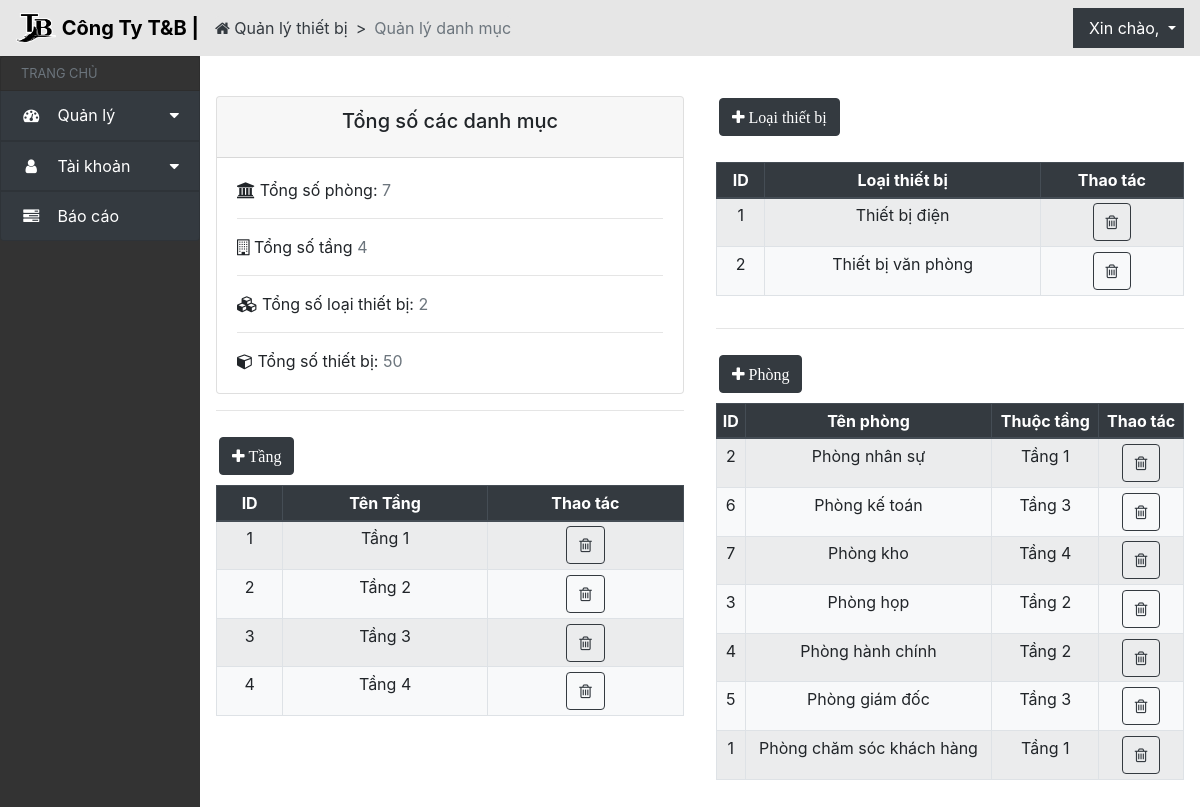
Page /vitri/ on the committed database.
### QLthietbi_app/models.py (models this page shows, shortened)
class Tang(models.Model):
    ten_tang = models.CharField(max_length=10,verbose_name='Số tầng')
    class meta:
        ordering = ['-ten_tang']
        verbose_name_plural = 'Tầng'
    def __str__(self):
        return self.ten_tang

class LoaiThietBi(models.Model):
    ten_loaithietbi = models.CharField(max_length=30, verbose_name='Tên loại thiết bị')
    class Meta:
        ordering = ['-ten_loaithietbi']
        verbose_name_plural = 'Loại thiết bị'

class Phong(models.Model):
    tang = models.ForeignKey(Tang, on_delete=models.CASCADE, verbose_name='Tầng')
    ten_phong = models.CharField(max_length=30, verbose_name='Tên phòng')
    class Meta:
        ordering = ['-ten_phong']
        verbose_name_plural = 'Phòng'

### QLthietbi_app/views.py (the view)
# urls.py: path('vitri/', views.render_vitri_thietbi, name='render_vitri_thietbi'),
def render_vitri_thietbi(request):
    listPhong = Phong.objects.all()
    listTang = Tang.objects.all()
    listLoaiThietBi = LoaiThietBi.objects.all()
    ThietBiCount = ThietBi.objects.all().count()
    LoaiForm = LoaiThietBiForm()
    Phongform = PhongForm()
    Tangform = TangForm()
    return render(request, 'vitri_thietbi.html', {'listPhong': listPhong, 'listTang': listTang, 'listLoaiThietBi': listLoaiThietBi, 'ThietBiCount': ThietBiCount, 'LoaiForm': LoaiForm, 'Phongform': Phongform, 'Tangform': Tangform})

### QLthietbi_app/templates/vitri_thietbi.html (shortened to what this page needs)
{% extends 'header_vitri.html' %}
{% block content %}
<div class="col-5 p-md-3">
    <br />
    <div class="card">
        <div class="card-header">
            <h5 class="card-title text-center">Tổng số các danh mục</h5>
        </div>
        <div class="card-body">
            <a><i class="fa fa-university" aria-hidden="true"></i> Tổng số phòng: <span class="text-muted">{{ listPhong.count }}</span></a>
            <hr />
            <a><i class="fa fa-building-o" aria-hidden="true"></i> Tổng số tầng <span class="text-muted">{{ listTang.count }}</span></a>
            <hr />
            <a><i class="fa fa-cubes" aria-hidden="true"></i> Tổng số loại thiết bị: <span class="text-muted">{{ listLoaiThietBi.count }}</span></a>
            <hr />
            <a><i class="fa fa-cube" aria-hidden="true"></i> Tổng số thiết bị: <span class="text-muted">{{ ThietBiCount }}</span></a>
        </div>
    </div>
    <hr />
    <div class="row element-button">
        <div class="px-3 py-2 pr-1">
            <button type="button" class="btn btn-dark" data-toggle="modal" data-target="#tangModal">
                <i class="fa fa-plus" aria-hidden="true"> Tầng</i>
            </button>
        </div>
    </div>
    <div class="table-responsive">
        <table id="tang-table" class="table table-sm table-striped bg-light table-condensed table-bordered">
            <thead class="thead-dark">
                <th class="text-center">ID</th>
                <th class="text-center">Tên Tầng</th>
                <th class="text-center">Thao tác</th>
            </thead>
            <tbody>
                {% csrf_token %} {% for Tang in listTang %}
                <tr>
                    <td class="text-center">{{ Tang.id }}</td>
                    <td class="text-center">Tầng {{ Tang.ten_tang }}</td>
                    {% include "xacnhanxoa_tang_modal.html" %}
                    <td class="text-center">
                        <a class="btn btn-outline-dark" data-placement="top" title="Xóa tầng" data-target="#confirmDeleteTangModal-{{ Tang.pk }}" data-toggle="modal" data-tooltip="tooltip" id="delete-item">
                            <i class="fa fa-trash-o" aria-hidden="true"></i>
                        </a>
                    </td>
                </tr>
                {% endfor %}
            </tbody>
        </table>
    </div>
</div>
<div class="col-5 p-md-3">
    <div class="row element-button">
        <div class="px-3 py-4 pr-1">
            <button type="button" class="btn btn-dark" data-toggle="modal" data-target="#loaithietbiModal">
                <i class="fa fa-plus" aria-hidden="true"> Loại thiết bị</i>
            </button>
        </div>
    </div>
    <div class="table-responsive">
        <table id="loai-table" class="table table-sm table-striped bg-light table-condensed table-bordered">
            <thead class="thead-dark">
                <th class="text-center">ID</th>
                <th class="text-center">Loại thiết bị</th>
                <th class="text-center">Thao tác</th>
            </thead>
            <tbody>
                {% csrf_token %} {% for LoaiThietBi in listLoaiThietBi %}
                <tr>
                    <td class="text-center">{{ LoaiThietBi.id }}</td>
                    <td class="text-center">{{ LoaiThietBi.ten_loaithietbi }}</td>
                    <td class="text-center">
                        <a class="btn btn-outline-dark" data-placement="top" title="Xóa loại thiết bị" data-tooltip="tooltip" href="{% url 'QLthietbi_app:xoa_loai_thiet_bi' LoaiThietBi.pk %}">
                            <i class="fa fa-trash-o" aria-hidden="true"></i>
                        </a>
                    </td>
                </tr>
                {% endfor %}
            </tbody>
        </table>
    </div>
    <hr />
    <div class="row element-button">
        <div class="px-3 py-2 pr-1">
            <button type="button" class="btn btn-dark" data-toggle="modal" data-target="#phongModal">
                <i class="fa fa-plus" aria-hidden="true"> Phòng</i>
            </button>
        </div>
    </div>
    <div class="table-responsive">
        <table id="phong-table" class="table table-sm table-striped bg-light table-condensed table-bordered">
            <thead class="thead-dark">
                <th class="text-center">ID</th>
                <th class="text-center">Tên phòng</th>
                <th class="text-center">Thuộc tầng</th>
                <th class="text-center">Thao tác</th>
            </thead>
            <tbody>
                {% csrf_token %} {% for Phong in listPhong %}
                <tr>
                    <td class="text-center">{{ Phong.id }}</td>
                    <td class="text-center">Phòng {{ Phong.ten_phong }}</td>
                    <td class="text-center">Tầng {{ Phong.tang }}</td>
                    <td class="text-center">
                        <a class="btn btn-outline-dark" data-placement="top" title="Xóa phòng" data-tooltip="tooltip" href="{% url 'QLthietbi_app:xoa_phong' Phong.pk %}">
                            <i class="fa fa-trash-o" aria-hidden="true"></i>
                        </a>
                    </td>
                </tr>
                {% endfor %}
            </tbody>
        </table>
    </div>
</div>
{% endblock %}

### QLthietbi_app/static/css/quanly.css (style rules this page uses)
body { background-size: cover; background-repeat: no-repeat; background-attachment: fixed; background-position: center; }
body { background-image: url("https://static.pexels.com/photos/414171/pexels-photo-414171.jpeg"); background-size: cover; -webkit-animation: slidein 100s; animation: slidein 100s; -webkit-animation-fill-mode: forwards; animation-fill-mode: forwards; -webkit-animation-iteration-count: infinite; animation-iteration-count: infinite; -webkit-animation-direction: alternate; animation-direction: alternate; }
.btn-dark { margin: 2px; }

### rows in the picture
Tang: id "1", ten_tang "1"
Tang: id "2", ten_tang "2"
Tang: id "3", ten_tang "3"
Tang: id "4", ten_tang "4"
LoaiThietBi: id "1", ten_loaithietbi "Thiết bị điện"
LoaiThietBi: id "2", ten_loaithietbi "Thiết bị văn phòng"
Phong: id "2", ten_phong "nhân sự", tang "1"
Phong: id "6", ten_phong "kế toán", tang "3"
Phong: id "7", ten_phong "kho", tang "4"
Phong: id "3", ten_phong "họp", tang "2"
Phong: id "4", ten_phong "hành chính", tang "2"
Phong: id "5", ten_phong "giám đốc", tang "3"
Phong: id "1", ten_phong "chăm sóc khách hàng", tang "1"

### other values in the picture
{{ listPhong.count }} "7"
{{ listTang.count }} "4"
{{ listLoaiThietBi.count }} "2"
{{ ThietBiCount }} "50"
